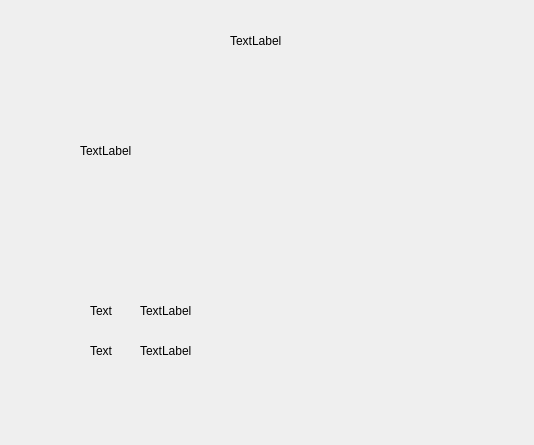
<?xml version="1.0" encoding="UTF-8"?>
<ui version="4.0">
 <class>AboutAppWidget</class>
 <widget class="QWidget" name="AboutAppWidget">
  <property name="geometry">
   <rect>
    <x>0</x>
    <y>0</y>
    <width>534</width>
    <height>445</height>
   </rect>
  </property>
  <property name="windowTitle">
   <string>Form</string>
  </property>
  <widget class="QLabel" name="title_label">
   <property name="geometry">
    <rect>
     <x>230</x>
     <y>30</y>
     <width>63</width>
     <height>22</height>
    </rect>
   </property>
   <property name="text">
    <string>TextLabel</string>
   </property>
  </widget>
  <widget class="QLabel" name="dsc_label">
   <property name="geometry">
    <rect>
     <x>80</x>
     <y>100</y>
     <width>421</width>
     <height>101</height>
    </rect>
   </property>
   <property name="text">
    <string>TextLabel</string>
   </property>
  </widget>
  <widget class="QLabel" name="front_addr_label">
   <property name="geometry">
    <rect>
     <x>140</x>
     <y>300</y>
     <width>341</width>
     <height>22</height>
    </rect>
   </property>
   <property name="text">
    <string>TextLabel</string>
   </property>
  </widget>
  <widget class="QLabel" name="rear_addr_label">
   <property name="geometry">
    <rect>
     <x>140</x>
     <y>340</y>
     <width>341</width>
     <height>22</height>
    </rect>
   </property>
   <property name="text">
    <string>TextLabel</string>
   </property>
  </widget>
  <widget class="QLabel" name="rear_label">
   <property name="geometry">
    <rect>
     <x>90</x>
     <y>340</y>
     <width>31</width>
     <height>22</height>
    </rect>
   </property>
   <property name="text">
    <string>Text</string>
   </property>
  </widget>
  <widget class="QLabel" name="front_label">
   <property name="geometry">
    <rect>
     <x>90</x>
     <y>300</y>
     <width>31</width>
     <height>22</height>
    </rect>
   </property>
   <property name="text">
    <string>Text</string>
   </property>
  </widget>
 </widget>
 <resources/>
 <connections/>
</ui>
